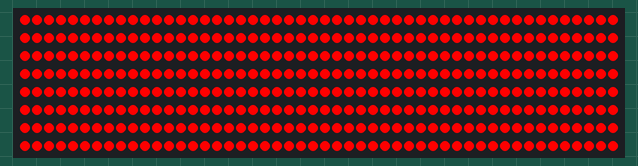
The sketch below on a simulated ESP8266 (NodeMCU). Shown: 400 RGB LEDs in strip order, left to right, continuing on the next row. WiFi joins after 1.5 s; servers stay silent unless stated.

Above: at 0.1 s.
At 1.6 s:
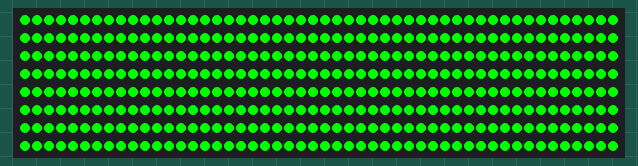

The sketch:

esp8266.ino
```cpp
#include <ESP8266WiFi.h>
#include <WiFiUdp.h>
#include <NeoPixelBus.h>
#include <NeoPixelAnimator.h>


// Config - change these values to suit
const uint16_t PixelCount = 400; // how many LEDs you have
char ssid[] = "SKY12345"; // your wifi name
char pass[] = "ABC123"; // your wifi password

NeoGamma<NeoGammaTableMethod> colorGamma;
NeoPixelBus<NeoRgbFeature, Neo800KbpsMethod> strip(PixelCount);
unsigned int localPort = 2390;
const int NTP_PACKET_SIZE = PixelCount * 3;
byte packetBuffer[ NTP_PACKET_SIZE];
WiFiUDP udp;


void setAllPixels(RgbColor c) {
  for (int i=0; i<PixelCount; i++) {
    strip.SetPixelColor(i,colorGamma.Correct(c));
  }
  strip.Show();
}


void setup() {
  strip.Begin(); // initialise the LED string
  strip.Show();
  setAllPixels(RgbColor(255,0,0)); // set all pixels RED on startup
  WiFi.begin(ssid, pass); // connect to WiFi
  while (WiFi.status() != WL_CONNECTED) {
    delay(500);
  }
  setAllPixels(RgbColor(0,255,0)); // set all pixels GREEN once associated with WiFi
  delay(1000);
  setAllPixels(RgbColor(0,0,0)); // turn off all pixels after 1 second
  udp.begin(localPort);
}

void loop() {
  int cb = udp.parsePacket(); // wait for a UDP packet to be received
  if (cb) {
    udp.read(packetBuffer, NTP_PACKET_SIZE);
    for (int i=0; i<PixelCount; i++) {
      // read 3 bytes at a time out of the packet
      // use each byte to set the RGB values on the LEDs
      // (note - I'm using a gamma correction library to make the colours look better)
      int p = i*3;
      strip.SetPixelColor(i,colorGamma.Correct(RgbColor(packetBuffer[p], packetBuffer[p+1], packetBuffer[p+2])));
    }
    strip.Show();
  }
}
```

Measured:
- what the display in image 1 shows lasts 1.1 s, from 1.5 s to 2.6 s
